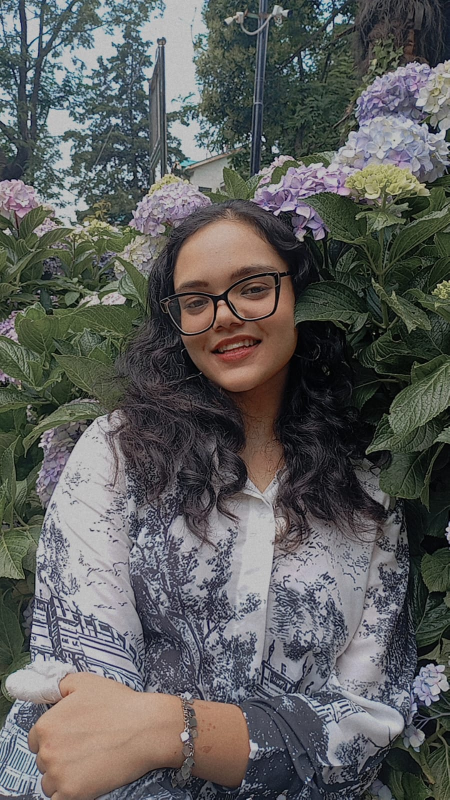
#> input picture profile.jpeg, 899 x 1599 px (shown at 1/2 size)
$ python generate_ascii.py profile.jpeg out.png
#> lines starting #> are read from the running program, lines starting #| are printed output that depends on the picture
#!/usr/bin/env python3
"""
generate_ascii.py
------------------
Converts a photo into a typing-animated ASCII portrait SVG for the
GitHub profile README (assets/ascii-portrait.svg).

Usage:
    python3 generate_ascii.py <input_image> <output_svg> [--cols 46] [--rows 26]

Requirements:
    pip install pillow

What it does:
    1. Loads your photo, converts to grayscale, resizes to a character
       grid (correcting for monospace character aspect ratio so the
       portrait isn't squashed).
    2. Maps each cell's brightness to a character from a density ramp
       and to a color from the cyan -> blue -> purple theme gradient.
    3. Emits a single self-contained SVG where each row is revealed with
       a clip-path "typewriter" animation, one row after another, ending
       in a permanently blinking terminal cursor.

Re-run this any time you want to refresh the portrait with a new photo:
    python3 assets/generate_ascii.py my-new-photo.jpg assets/ascii-portrait.svg
"""

import argparse
import sys
from PIL import Image, ImageOps

# Density ramp: index 0 = darkest/sparsest -> last = brightest/densest.
# Kept short and hand-picked so the shading reads cleanly at small sizes.
RAMP = " .:-=+*#%@"

# Theme gradient stops (dark -> bright), matching the README palette.
GRADIENT = [
    (0.00, (124, 58, 237)),   # purple  #7c3aed
    (0.5, (56, 130, 246)),   # blue    #3882f6
    (1.00, (34, 211, 238)),   # cyan    #22d3ee
]

FONT_SIZE = 13
CHAR_W = FONT_SIZE * 0.6      # monospace advance width
LINE_H = FONT_SIZE * 1.15
PAD = 22
TITLEBAR_H = 34
TYPE_SPEED = 0.018            # seconds per character reveal
ROW_GAP = 0.02                # small pause between rows


def lerp(a, b, t):
    return a + (b - a) * t


def gradient_color(t):
    t = max(0.0, min(1.0, t))
    for i in range(len(GRADIENT) - 1):
        t0, c0 = GRADIENT[i]
        t1, c1 = GRADIENT[i + 1]
        if t0 <= t <= t1:
            local_t = 0 if t1 == t0 else (t - t0) / (t1 - t0)
            r = round(lerp(c0[0], c1[0], local_t))
            g = round(lerp(c0[1], c1[1], local_t))
            b = round(lerp(c0[2], c1[2], local_t))
            return f"#{r:02x}{g:02x}{b:02x}"
    return "#22d3ee"


def image_to_grid(path, cols, rows, crop=None):
    """crop: optional (left, top, right, bottom) as fractions 0..1 of the
    original image, used to tighten framing on the subject and cut down
    busy backgrounds before the ASCII downsample."""
    img = Image.open(path).convert("L")
    if crop:
        w, h = img.size
        l, t, r, b = crop
        img = img.crop((int(w * l), int(h * t), int(w * r), int(h * b)))
    img = ImageOps.autocontrast(img, cutoff=1)
    img = img.resize((cols, rows), Image.LANCZOS)
    return list(img.getdata()), img.width, img.height


def build_rows(pixels, cols, rows):
    """Return list of rows; each row is a list of (char, color) tuples.

    Character and color are derived from the same quantized brightness
    level so runs of equal level share identical (char, color) pairs -
    this is what lets group_row() collapse them into single tspans.
    """
    out = []
    ramp_len = len(RAMP)
    for r in range(rows):
        row = []
        for c in range(cols):
            v = pixels[r * cols + c] / 255.0
            idx = min(ramp_len - 1, int(v * ramp_len))
            ch = RAMP[idx]
            color = gradient_color(idx / (ramp_len - 1))
            row.append((ch, color))
        out.append(row)
    return out


def escape(s):
    return (
        s.replace("&", "&amp;")
        .replace("<", "&lt;")
        .replace(">", "&gt;")
    )


def group_row(row):
    """Group consecutive same-color chars into single tspans (smaller SVG)."""
    groups = []
    cur_char, cur_color = row[0]
    cur_run = cur_char
    for ch, color in row[1:]:
        if color == cur_color:
            cur_run += ch
        else:
            groups.append((cur_run, cur_color))
            cur_run = ch
            cur_color = color
    groups.append((cur_run, cur_color))
    return groups


def build_svg(rows, cols, n_rows):
    width = cols * CHAR_W + PAD * 2
    height = n_rows * LINE_H + PAD * 2 + TITLEBAR_H
    content_x = PAD
    content_y = PAD + TITLEBAR_H + FONT_SIZE

    row_ids = [f"row{i}" for i in range(n_rows)]
    row_elems = []
    cursor_y_sets = []
    cursor_x_keytimes = []
    cursor_x_values = []

    total_dur = 0.0
    row_durations = []
    for i in range(n_rows):
        row_text_len = len(rows[i])
        dur = max(0.08, row_text_len * TYPE_SPEED)
        row_durations.append(dur)

    # Precompute cumulative begin times for cursor x-follow curve
    cursor_time_cursor = 0.0
    for i in range(n_rows):
        row_width_px = len(rows[i]) * CHAR_W
        dur = row_durations[i]
        start_t = cursor_time_cursor
        end_t = start_t + dur
        cursor_x_keytimes.append(start_t)
        cursor_x_values.append(content_x)
        cursor_x_keytimes.append(end_t)
        cursor_x_values.append(content_x + row_width_px)
        cursor_time_cursor = end_t + ROW_GAP

    total_dur = cursor_time_cursor

    # Normalize keytimes to 0..1 for the cursor x animate
    norm_keytimes = [round(t / total_dur, 5) if total_dur > 0 else 0 for t in cursor_x_keytimes]
    # De-duplicate ascending issues (ensure strictly non-decreasing)
    for i in range(1, len(norm_keytimes)):
        if norm_keytimes[i] <= norm_keytimes[i - 1]:
            norm_keytimes[i] = norm_keytimes[i - 1] + 0.00001
    if norm_keytimes and norm_keytimes[-1] < 1:
        norm_keytimes[-1] = 1.0
    norm_keytimes[0] = 0.0

    running_begin = 0.0
    for i in range(n_rows):
        y = content_y + i * LINE_H
        groups = group_row(rows[i])
        row_width_px = len(rows[i]) * CHAR_W
        dur = row_durations[i]

        tspans = "".join(
            f'<tspan fill="{color}">{escape(text)}</tspan>' for text, color in groups
        )

        clip_id = f"clip{i}"
        prev_id = row_ids[i - 1] if i > 0 else None
        begin_attr = "0s" if i == 0 else f"{prev_id}.end+{ROW_GAP}s"

        row_elems.append(f'''
    <clipPath id="{clip_id}">
      <rect x="{content_x}" y="{y - FONT_SIZE}" width="0" height="{LINE_H}">
        <animate id="{row_ids[i]}" attributeName="width" from="0" to="{row_width_px:.2f}"
                 begin="{begin_attr}" dur="{dur:.3f}s" fill="freeze" calcMode="linear"/>
      </rect>
    </clipPath>
    <text x="{content_x}" y="{y}" font-family="'JetBrains Mono','Fira Code','Courier New',monospace"
          font-size="{FONT_SIZE}" clip-path="url(#{clip_id})">{tspans}</text>''')

        cursor_y_sets.append(
            f'<set attributeName="y" to="{y - FONT_SIZE * 0.85}" begin="{begin_attr}"/>'
        )
        running_begin += dur + ROW_GAP

    last_row_id = row_ids[-1]
    cursor_x_vals_attr = ";".join(f"{v:.2f}" for v in cursor_x_values)
    cursor_x_keytimes_attr = ";".join(f"{t:.5f}" for t in norm_keytimes)

    svg = f'''<svg viewBox="0 0 {width:.0f} {height:.0f}" xmlns="http://www.w3.org/2000/svg"
     role="img" aria-label="Animated ASCII terminal portrait">
  <title>ASCII portrait, typed line by line</title>
  <defs>
    <style>
      @import url('https://fonts.googleapis.com/css2?family=JetBrains+Mono:wght@400;600&amp;display=swap');
      text {{ font-family: 'JetBrains Mono','Fira Code','Courier New',monospace; }}
    </style>
    <linearGradient id="titleGrad" x1="0" y1="0" x2="1" y2="0">
      <stop offset="0%" stop-color="#7c3aed"/>
      <stop offset="50%" stop-color="#3882f6"/>
      <stop offset="100%" stop-color="#22d3ee"/>
    </linearGradient>
    <filter id="softGlow" x="-40%" y="-40%" width="180%" height="180%">
      <feGaussianBlur stdDeviation="3" result="blur"/>
      <feMerge>
        <feMergeNode in="blur"/>
        <feMergeNode in="SourceGraphic"/>
      </feMerge>
    </filter>
  </defs>

  <rect x="0.5" y="0.5" width="{width - 1:.0f}" height="{height - 1:.0f}" rx="12" ry="12"
        fill="#070b14" stroke="#1e293b" stroke-width="1"/>

  <rect x="0.5" y="0.5" width="{width - 1:.0f}" height="{TITLEBAR_H}" rx="12" ry="12" fill="#0d1420"/>
  <rect x="0.5" y="{TITLEBAR_H - 12}" width="{width - 1:.0f}" height="12" fill="#0d1420"/>
  <line x1="0" y1="{TITLEBAR_H}" x2="{width:.0f}" y2="{TITLEBAR_H}" stroke="#1e293b" stroke-width="1"/>

  <circle cx="{PAD}" cy="{TITLEBAR_H / 2}" r="5" fill="#ef4444" opacity="0.85"/>
  <circle cx="{PAD + 18}" cy="{TITLEBAR_H / 2}" r="5" fill="#eab308" opacity="0.85"/>
  <circle cx="{PAD + 36}" cy="{TITLEBAR_H / 2}" r="5" fill="#22c55e" opacity="0.85"/>

  <text x="{width / 2:.0f}" y="{TITLEBAR_H / 2 + 4:.0f}" text-anchor="middle"
        font-family="'JetBrains Mono',monospace" font-size="12" fill="#64748b" letter-spacing="0.5">
    portrait.ascii
  </text>

  <g filter="url(#softGlow)">
    {"".join(row_elems)}
  </g>

  <rect id="cursor" x="{content_x}" width="{CHAR_W * 0.85:.2f}" height="{FONT_SIZE * 1.1:.2f}"
        y="{content_y - FONT_SIZE * 0.85:.2f}" fill="#22d3ee" opacity="1">
    {"".join(cursor_y_sets)}
    <animate attributeName="x" begin="0s" dur="{total_dur:.3f}s" fill="freeze"
             calcMode="linear" keyTimes="{cursor_x_keytimes_attr}" values="{cursor_x_vals_attr}"/>
    <animate attributeName="opacity" begin="{last_row_id}.end" dur="1s"
             repeatCount="indefinite" calcMode="discrete" keyTimes="0;0.5" values="1;0"/>
  </rect>
</svg>'''
    return svg


def main():
    parser = argparse.ArgumentParser(description="Convert a photo to a typing-animated ASCII SVG portrait.")
    parser.add_argument("input_image")
    parser.add_argument("output_svg")
    parser.add_argument("--cols", type=int, default=46)
    parser.add_argument("--rows", type=int, default=26)
    parser.add_argument("--crop", type=str, default=None,
                         help="left,top,right,bottom as fractions, e.g. 0.12,0.03,0.88,0.85")
    args = parser.parse_args()

    crop = None
    if args.crop:
        crop = tuple(float(x) for x in args.crop.split(","))

    pixels, cols, rows = image_to_grid(args.input_image, args.cols, args.rows, crop=crop)
#> in image_to_grid, `img = Image.open(path).convert("L")`:
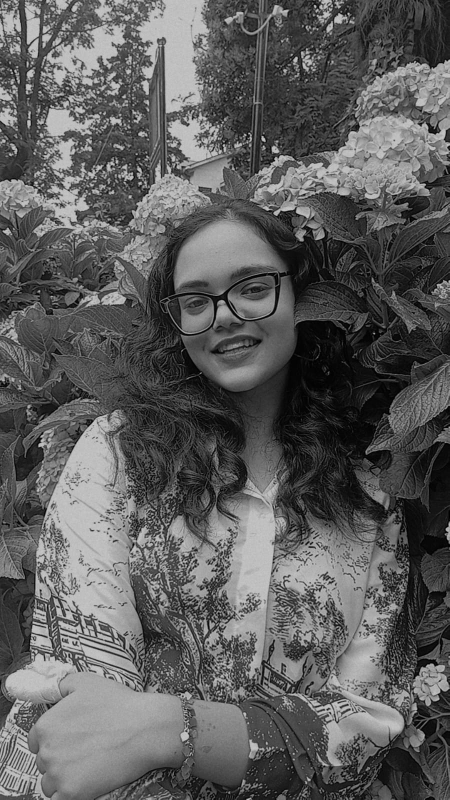
#> img: PIL image 899x1599 L (shown at 1/2 size); min 0, max 211, mean 93.3
#> in image_to_grid, `img = ImageOps.autocontrast(img, cutoff=1)`:
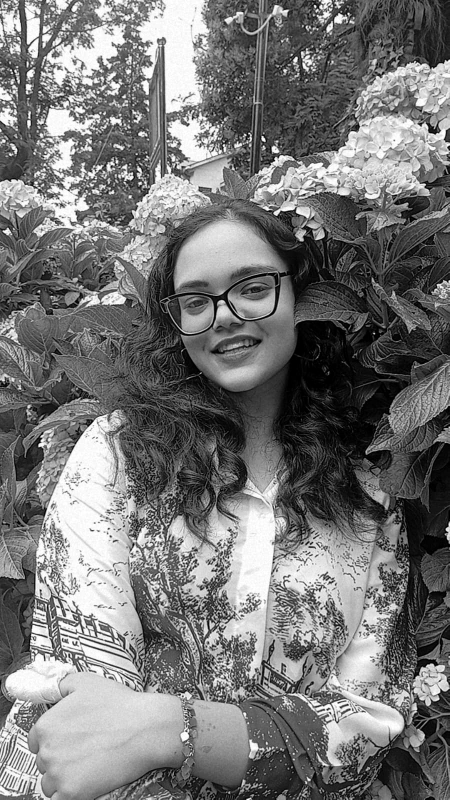
#> img: PIL image 899x1599 L (shown at 1/2 size); min 0, max 255, mean 118.6
#> in image_to_grid, `img = img.resize((cols, rows), Image.LANCZOS)`:
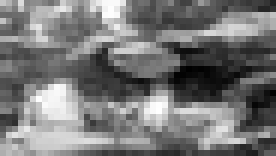
#> img: PIL image 46x26 L (shown 6 times larger); min 0, max 255, mean 118.6
#> pixels = 1196 values, max 255 at index 854, min 0 at index 537, mean 118.6; cols = 46; rows = 26
    grid = build_rows(pixels, cols, rows)
    svg = build_svg(grid, cols, rows)
#> the loop in build_svg, `for i in range(1, len(norm_keytimes)):` made 51 passes

    with open(args.output_svg, "w") as f:
        f.write(svg)

    print(f"Wrote {args.output_svg} ({cols}x{rows} grid, {len(svg)} bytes)")
#| Wrote out.png (46x26 grid, 36844 bytes)


if __name__ == "__main__":
    main()
